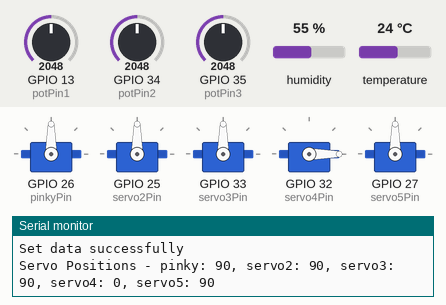
Bench run of a sketch on a simulated ESP32. On the bench: 5 × servo, the last lines printed to the serial monitor. Inputs (shaded band) come from the test bench; at power-on: GPIO 35 (potPin3) = 2048, GPIO 34 (potPin2) = 2048, GPIO 13 (potPin1) = 2048, humidity 55 %, temperature 24 °C. WiFi joins after 1.5 s; servers stay silent unless stated.

Above: at 2.7 s.
2.8 s: GPIO 35 (potPin3) set to 2866
At 5.4 s:
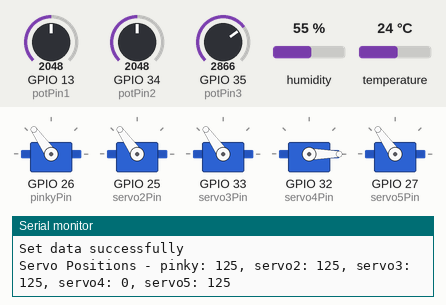
5.8 s: GPIO 35 (potPin3) set to 3972
At 7.1 s:
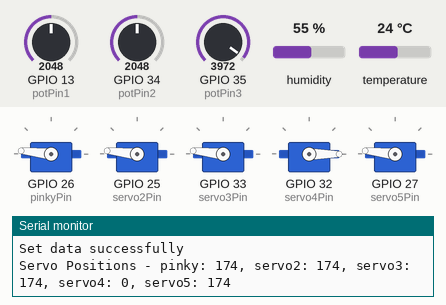
8.6 s: GPIO 35 (potPin3) set to 1228
At 11.3 s:
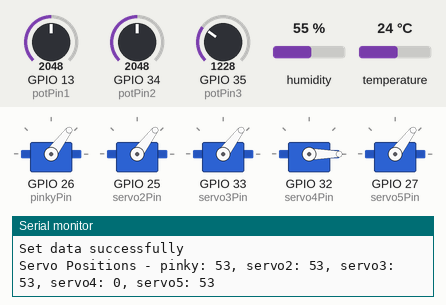
11.8 s: GPIO 35 (potPin3) set to 122
At 12.7 s:
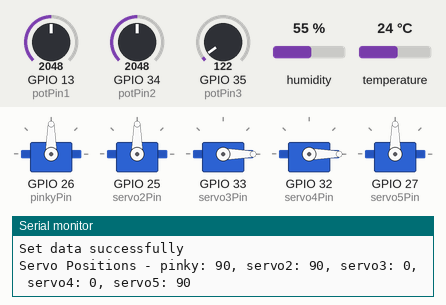
14.6 s: GPIO 34 (potPin2) set to 2866
At 16.9 s:
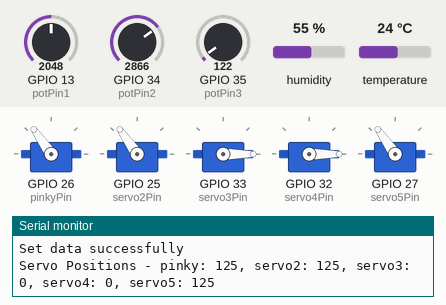
17.8 s: GPIO 34 (potPin2) set to 3972
At 18.6 s:
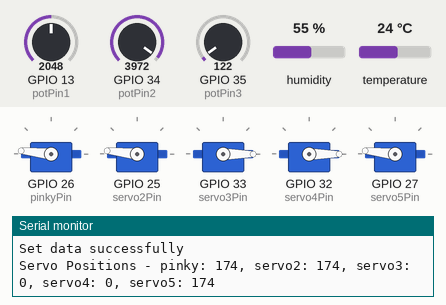
Timing chart, 0 to 20.8 s (numbered marks = the images above; inputs shaded):
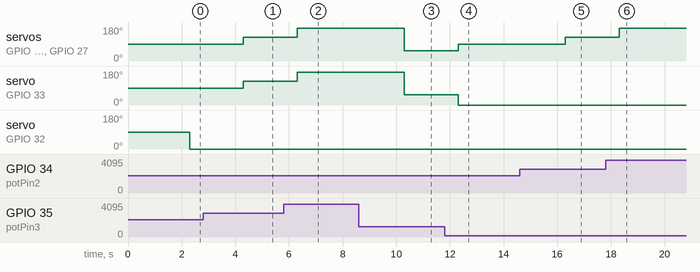

The sketch:

Servoattachment.ino
```cpp
#include <ESP32Servo.h>
#include <DHT.h>
#include <Arduino.h>
#include <WiFi.h>
#include <FirebaseESP32.h>

// Provide the token generation process info.
#include <addons/TokenHelper.h>

// Provide the RTDB payload printing info and other helper functions.
#include <addons/RTDBHelper.h>

/* 1. Define the WiFi credentials */
#define WIFI_SSID "Airqo"
#define WIFI_PASSWORD "A1rq0@2022"

// For the following credentials, see examples/Authentications/SignInAsUser/EmailPassword/EmailPassword.ino

/* 2. Define the API Key */
#define API_KEY "AIzaSyDdeyywd9kSpA1CIgLBaDZvBdxvKTn7FIw"

/* 3. Define the RTDB URL */
#define DATABASE_URL "https://esp32-fb-367d7-default-rtdb.firebaseio.com/"

/* 4. Define the user Email and password that alreadey registerd or added in your project */
#define USER_EMAIL "esp32.finalyear@gmail.com"
#define USER_PASSWORD "emb2024"

// Define Firebase Data object
FirebaseData fbdo;

FirebaseAuth auth;
FirebaseConfig config;

unsigned long sendDataPrevMillis = 0;

unsigned long count = 0;
// Declare the pin that is connected to the DHT sensor
#define DHTPIN 12

// Type of the DHT sensor
#define DHTTYPE DHT22

// Creating the DHT object
DHT dht(DHTPIN, DHTTYPE);

// Declaring the servo objects
Servo pinky;
Servo servo2;
Servo servo3;
Servo servo4;
Servo servo5;

// Declaring constants
const int pinkyPin = 26;
const int servo2Pin = 25;
const int servo3Pin = 33;
const int servo4Pin = 32;
const int servo5Pin = 27;

// Variables to store previous millis values for non-blocking delay
unsigned long previousMillis = 0;
const long interval = 2000;
//potentiometer declarations
const int potPin1 = 13;
const int potPin2 = 34;
const int potPin3 = 35;
// Function prototypes
void performAction(int position1, int position2, int position3);
void setServoPositions(int pos1, int pos2, int pos3, int pos4, int pos5);
void sendData(float temp, float humidity);

void setup()
{

  Serial.begin(115200);

  WiFi.begin(WIFI_SSID, WIFI_PASSWORD);
  Serial.print("Connecting to Wi-Fi");
  while (WiFi.status() != WL_CONNECTED)
  {
    Serial.print(".");
    delay(300);
  }
  Serial.println();
  Serial.print("Connected with IP: ");
  Serial.println(WiFi.localIP());
  Serial.println();

  Serial.printf("Firebase Client v%s\n\n", FIREBASE_CLIENT_VERSION);

  /* Assign the api key (required) */
  config.api_key = API_KEY;

  /* Assign the user sign in credentials */
  auth.user.email = USER_EMAIL;
  auth.user.password = USER_PASSWORD;

  /* Assign the RTDB URL (required) */
  config.database_url = DATABASE_URL;

  /* Assign the callback function for the long running token generation task */
  config.token_status_callback = tokenStatusCallback; // see addons/TokenHelper.h

  // Comment or pass false value when WiFi reconnection will control by your code or third party library e.g. WiFiManager
  Firebase.reconnectNetwork(true);

   fbdo.setBSSLBufferSize(4096, 1024 );


  Firebase.begin(&config, &auth);

  Firebase.setDoubleDigits(5);
  // Attaching the servos to the pins
  pinky.attach(pinkyPin);
  servo2.attach(servo2Pin);
  servo3.attach(servo3Pin);
  servo4.attach(servo4Pin);
  servo5.attach(servo5Pin);

}

void loop()
{
   // Non-blocking delay using millis
  unsigned long currentMillis = millis();
  if (currentMillis - previousMillis >= interval) {
    previousMillis = currentMillis;

    // Get the temperature and humidity readings
    float temp = dht.readTemperature();
    float humidity = dht.readHumidity();

    // Check if the values are valid then send them to the app and display on the serial monitor
    if (!isnan(temp) && !isnan(humidity)) {
      Serial.printf("Temperature: %.2f C Humidity: %.2f %%\n", temp, humidity);
       // send the readings to the firebase
       sendData(temp, humidity);
    } else {
      Serial.println("Failed to read from DHT sensor!");
    }

    // Get the potentiometer readings
    int servoPosition = map(analogRead(potPin1), 0, 4096, 0, 180);
    int servoPosition1 = map(analogRead(potPin2), 0, 4096, 0, 180);
    int servoPosition2 = map(analogRead(potPin3), 0, 4096, 0, 180);

    // Perform actions based on the potentiometer readings
    performAction(servoPosition, servoPosition1, servoPosition2);

 }
}
//send data to the firebase
void sendData(float temp, float humidity){
  // Firebase.ready() should be called repeatedly to handle authentication tasks.
if (Firebase.ready())
  {
    // Set data to Firebase
    if (Firebase.setInt(fbdo, "/test/temp", temp) && Firebase.setInt(fbdo, "/test/humidity", humidity))
    {
      Serial.println("Set data successfully");
    }
    else
    {
      Serial.print("Failed setting data: ");
      Serial.println(fbdo.errorReason());
    }
  }
}

//perform action
void performAction(int position, int position1, int position2) {
  if (position2 >= 20) {
    setServoPositions(position2, position2, position2, 0, position2);
  } else if (position1 >= 20) {
    setServoPositions(position1, position1, 0, 0, position1);
  } else {
    setServoPositions(position, position, position, position, position);
  }
}
//write the angle to the motors
void setServoPositions(int pos1, int pos2, int pos3, int pos4, int pos5) {
  pinky.write(pos1);
  servo2.write(pos2);
  servo3.write(pos3);
  servo4.write(pos4);
  servo5.write(pos5);
  Serial.printf("Servo Positions - pinky: %d, servo2: %d, servo3: %d, servo4: %d, servo5: %d\n", pos1, pos2, pos3, pos4, pos5);
  delay(20);
}
```

Measured:
- after the input at 2.8 s, servo on GPIO 26 (pinkyPin), servo on GPIO 25 (servo2Pin), servo on GPIO 33 (servo3Pin), servo on GPIO 27 (servo5Pin): 90° → 125° after 1.5 s
- after the input at 5.8 s, servo on GPIO 26 (pinkyPin), servo on GPIO 25 (servo2Pin), servo on GPIO 33 (servo3Pin), servo on GPIO 27 (servo5Pin): 125° → 174° after 0.51 s
- after the input at 8.6 s, servo on GPIO 26 (pinkyPin), servo on GPIO 25 (servo2Pin), servo on GPIO 33 (servo3Pin), servo on GPIO 27 (servo5Pin): 174° → 53° after 1.7 s
- after the input at 11.8 s, servo on GPIO 26 (pinkyPin), servo on GPIO 25 (servo2Pin), servo on GPIO 27 (servo5Pin): 53° → 90° after 0.50 s; servo on GPIO 33 (servo3Pin): 53° → 0° after 0.50 s
- after the input at 14.6 s, servo on GPIO 26 (pinkyPin), servo on GPIO 25 (servo2Pin), servo on GPIO 27 (servo5Pin): 90° → 125° after 1.7 s
- after the input at 17.8 s, servo on GPIO 26 (pinkyPin), servo on GPIO 25 (servo2Pin), servo on GPIO 27 (servo5Pin): 125° → 174° after 0.51 s
